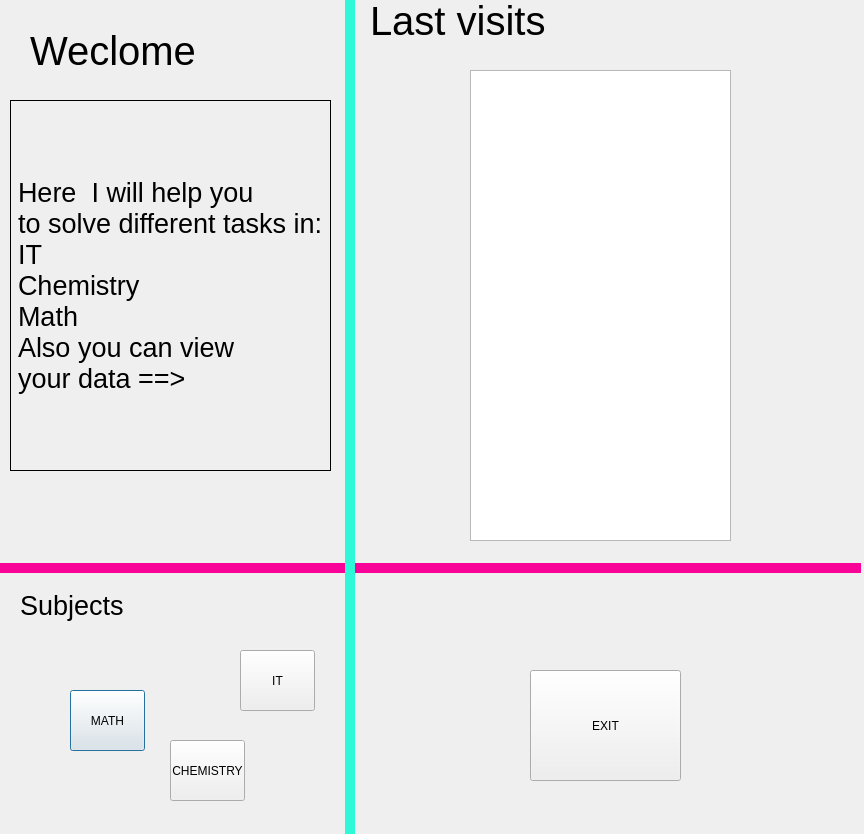
<?xml version="1.0" encoding="UTF-8"?>
<ui version="4.0">
 <class>mainscreen</class>
 <widget class="QDialog" name="mainscreen">
  <property name="geometry">
   <rect>
    <x>0</x>
    <y>0</y>
    <width>864</width>
    <height>834</height>
   </rect>
  </property>
  <property name="windowTitle">
   <string>Dialog</string>
  </property>
  <widget class="QLabel" name="label">
   <property name="geometry">
    <rect>
     <x>30</x>
     <y>20</y>
     <width>301</width>
     <height>61</height>
    </rect>
   </property>
   <property name="font">
    <font>
     <pointsize>30</pointsize>
    </font>
   </property>
   <property name="frameShape">
    <enum>QFrame::NoFrame</enum>
   </property>
   <property name="frameShadow">
    <enum>QFrame::Plain</enum>
   </property>
   <property name="lineWidth">
    <number>1</number>
   </property>
   <property name="midLineWidth">
    <number>3</number>
   </property>
   <property name="text">
    <string>Weclome</string>
   </property>
   <property name="openExternalLinks">
    <bool>false</bool>
   </property>
  </widget>
  <widget class="QPushButton" name="pushButton">
   <property name="geometry">
    <rect>
     <x>70</x>
     <y>690</y>
     <width>75</width>
     <height>61</height>
    </rect>
   </property>
   <property name="cursor">
    <cursorShape>CrossCursor</cursorShape>
   </property>
   <property name="text">
    <string>MATH</string>
   </property>
  </widget>
  <widget class="QPushButton" name="pushButton_2">
   <property name="geometry">
    <rect>
     <x>170</x>
     <y>740</y>
     <width>75</width>
     <height>61</height>
    </rect>
   </property>
   <property name="cursor">
    <cursorShape>CrossCursor</cursorShape>
   </property>
   <property name="text">
    <string>CHEMISTRY</string>
   </property>
  </widget>
  <widget class="QPushButton" name="pushButton_3">
   <property name="geometry">
    <rect>
     <x>240</x>
     <y>650</y>
     <width>75</width>
     <height>61</height>
    </rect>
   </property>
   <property name="cursor">
    <cursorShape>CrossCursor</cursorShape>
   </property>
   <property name="text">
    <string>IT</string>
   </property>
  </widget>
  <widget class="Line" name="line">
   <property name="geometry">
    <rect>
     <x>0</x>
     <y>560</y>
     <width>861</width>
     <height>16</height>
    </rect>
   </property>
   <property name="palette">
    <palette>
     <active>
      <colorrole role="WindowText">
       <brush brushstyle="SolidPattern">
        <color alpha="255">
         <red>249</red>
         <green>2</green>
         <blue>151</blue>
        </color>
       </brush>
      </colorrole>
     </active>
     <inactive>
      <colorrole role="WindowText">
       <brush brushstyle="SolidPattern">
        <color alpha="255">
         <red>249</red>
         <green>2</green>
         <blue>151</blue>
        </color>
       </brush>
      </colorrole>
     </inactive>
     <disabled>
      <colorrole role="WindowText">
       <brush brushstyle="SolidPattern">
        <color alpha="255">
         <red>120</red>
         <green>120</green>
         <blue>120</blue>
        </color>
       </brush>
      </colorrole>
     </disabled>
    </palette>
   </property>
   <property name="frameShadow">
    <enum>QFrame::Plain</enum>
   </property>
   <property name="lineWidth">
    <number>10</number>
   </property>
   <property name="orientation">
    <enum>Qt::Horizontal</enum>
   </property>
  </widget>
  <widget class="Line" name="line_2">
   <property name="geometry">
    <rect>
     <x>340</x>
     <y>0</y>
     <width>20</width>
     <height>841</height>
    </rect>
   </property>
   <property name="palette">
    <palette>
     <active>
      <colorrole role="WindowText">
       <brush brushstyle="SolidPattern">
        <color alpha="255">
         <red>45</red>
         <green>248</green>
         <blue>215</blue>
        </color>
       </brush>
      </colorrole>
      <colorrole role="Button">
       <brush brushstyle="SolidPattern">
        <color alpha="255">
         <red>52</red>
         <green>255</green>
         <blue>171</blue>
        </color>
       </brush>
      </colorrole>
      <colorrole role="Light">
       <brush brushstyle="SolidPattern">
        <color alpha="255">
         <red>180</red>
         <green>255</green>
         <blue>224</blue>
        </color>
       </brush>
      </colorrole>
      <colorrole role="Midlight">
       <brush brushstyle="SolidPattern">
        <color alpha="255">
         <red>116</red>
         <green>255</green>
         <blue>197</blue>
        </color>
       </brush>
      </colorrole>
      <colorrole role="Dark">
       <brush brushstyle="SolidPattern">
        <color alpha="255">
         <red>26</red>
         <green>127</green>
         <blue>85</blue>
        </color>
       </brush>
      </colorrole>
      <colorrole role="Mid">
       <brush brushstyle="SolidPattern">
        <color alpha="255">
         <red>34</red>
         <green>170</green>
         <blue>114</blue>
        </color>
       </brush>
      </colorrole>
      <colorrole role="Text">
       <brush brushstyle="SolidPattern">
        <color alpha="255">
         <red>0</red>
         <green>0</green>
         <blue>0</blue>
        </color>
       </brush>
      </colorrole>
      <colorrole role="BrightText">
       <brush brushstyle="SolidPattern">
        <color alpha="255">
         <red>255</red>
         <green>255</green>
         <blue>255</blue>
        </color>
       </brush>
      </colorrole>
      <colorrole role="ButtonText">
       <brush brushstyle="SolidPattern">
        <color alpha="255">
         <red>0</red>
         <green>0</green>
         <blue>0</blue>
        </color>
       </brush>
      </colorrole>
      <colorrole role="Base">
       <brush brushstyle="SolidPattern">
        <color alpha="255">
         <red>255</red>
         <green>255</green>
         <blue>255</blue>
        </color>
       </brush>
      </colorrole>
      <colorrole role="Window">
       <brush brushstyle="SolidPattern">
        <color alpha="255">
         <red>52</red>
         <green>255</green>
         <blue>171</blue>
        </color>
       </brush>
      </colorrole>
      <colorrole role="Shadow">
       <brush brushstyle="SolidPattern">
        <color alpha="255">
         <red>0</red>
         <green>0</green>
         <blue>0</blue>
        </color>
       </brush>
      </colorrole>
      <colorrole role="AlternateBase">
       <brush brushstyle="SolidPattern">
        <color alpha="255">
         <red>153</red>
         <green>255</green>
         <blue>213</blue>
        </color>
       </brush>
      </colorrole>
      <colorrole role="ToolTipBase">
       <brush brushstyle="SolidPattern">
        <color alpha="255">
         <red>255</red>
         <green>255</green>
         <blue>220</blue>
        </color>
       </brush>
      </colorrole>
      <colorrole role="ToolTipText">
       <brush brushstyle="SolidPattern">
        <color alpha="255">
         <red>0</red>
         <green>0</green>
         <blue>0</blue>
        </color>
       </brush>
      </colorrole>
     </active>
     <inactive>
      <colorrole role="WindowText">
       <brush brushstyle="SolidPattern">
        <color alpha="255">
         <red>45</red>
         <green>248</green>
         <blue>215</blue>
        </color>
       </brush>
      </colorrole>
      <colorrole role="Button">
       <brush brushstyle="SolidPattern">
        <color alpha="255">
         <red>52</red>
         <green>255</green>
         <blue>171</blue>
        </color>
       </brush>
      </colorrole>
      <colorrole role="Light">
       <brush brushstyle="SolidPattern">
        <color alpha="255">
         <red>180</red>
         <green>255</green>
         <blue>224</blue>
        </color>
       </brush>
      </colorrole>
      <colorrole role="Midlight">
       <brush brushstyle="SolidPattern">
        <color alpha="255">
         <red>116</red>
         <green>255</green>
         <blue>197</blue>
        </color>
       </brush>
      </colorrole>
      <colorrole role="Dark">
       <brush brushstyle="SolidPattern">
        <color alpha="255">
         <red>26</red>
         <green>127</green>
         <blue>85</blue>
        </color>
       </brush>
      </colorrole>
      <colorrole role="Mid">
       <brush brushstyle="SolidPattern">
        <color alpha="255">
         <red>34</red>
         <green>170</green>
         <blue>114</blue>
        </color>
       </brush>
      </colorrole>
      <colorrole role="Text">
       <brush brushstyle="SolidPattern">
        <color alpha="255">
         <red>0</red>
         <green>0</green>
         <blue>0</blue>
        </color>
       </brush>
      </colorrole>
      <colorrole role="BrightText">
       <brush brushstyle="SolidPattern">
        <color alpha="255">
         <red>255</red>
         <green>255</green>
         <blue>255</blue>
        </color>
       </brush>
      </colorrole>
      <colorrole role="ButtonText">
       <brush brushstyle="SolidPattern">
        <color alpha="255">
         <red>0</red>
         <green>0</green>
         <blue>0</blue>
        </color>
       </brush>
      </colorrole>
      <colorrole role="Base">
       <brush brushstyle="SolidPattern">
        <color alpha="255">
         <red>255</red>
         <green>255</green>
         <blue>255</blue>
        </color>
       </brush>
      </colorrole>
      <colorrole role="Window">
       <brush brushstyle="SolidPattern">
        <color alpha="255">
         <red>52</red>
         <green>255</green>
         <blue>171</blue>
        </color>
       </brush>
      </colorrole>
      <colorrole role="Shadow">
       <brush brushstyle="SolidPattern">
        <color alpha="255">
         <red>0</red>
         <green>0</green>
         <blue>0</blue>
        </color>
       </brush>
      </colorrole>
      <colorrole role="AlternateBase">
       <brush brushstyle="SolidPattern">
        <color alpha="255">
         <red>153</red>
         <green>255</green>
         <blue>213</blue>
        </color>
       </brush>
      </colorrole>
      <colorrole role="ToolTipBase">
       <brush brushstyle="SolidPattern">
        <color alpha="255">
         <red>255</red>
         <green>255</green>
         <blue>220</blue>
        </color>
       </brush>
      </colorrole>
      <colorrole role="ToolTipText">
       <brush brushstyle="SolidPattern">
        <color alpha="255">
         <red>0</red>
         <green>0</green>
         <blue>0</blue>
        </color>
       </brush>
      </colorrole>
     </inactive>
     <disabled>
      <colorrole role="WindowText">
       <brush brushstyle="SolidPattern">
        <color alpha="255">
         <red>26</red>
         <green>127</green>
         <blue>85</blue>
        </color>
       </brush>
      </colorrole>
      <colorrole role="Button">
       <brush brushstyle="SolidPattern">
        <color alpha="255">
         <red>52</red>
         <green>255</green>
         <blue>171</blue>
        </color>
       </brush>
      </colorrole>
      <colorrole role="Light">
       <brush brushstyle="SolidPattern">
        <color alpha="255">
         <red>180</red>
         <green>255</green>
         <blue>224</blue>
        </color>
       </brush>
      </colorrole>
      <colorrole role="Midlight">
       <brush brushstyle="SolidPattern">
        <color alpha="255">
         <red>116</red>
         <green>255</green>
         <blue>197</blue>
        </color>
       </brush>
      </colorrole>
      <colorrole role="Dark">
       <brush brushstyle="SolidPattern">
        <color alpha="255">
         <red>26</red>
         <green>127</green>
         <blue>85</blue>
        </color>
       </brush>
      </colorrole>
      <colorrole role="Mid">
       <brush brushstyle="SolidPattern">
        <color alpha="255">
         <red>34</red>
         <green>170</green>
         <blue>114</blue>
        </color>
       </brush>
      </colorrole>
      <colorrole role="Text">
       <brush brushstyle="SolidPattern">
        <color alpha="255">
         <red>26</red>
         <green>127</green>
         <blue>85</blue>
        </color>
       </brush>
      </colorrole>
      <colorrole role="BrightText">
       <brush brushstyle="SolidPattern">
        <color alpha="255">
         <red>255</red>
         <green>255</green>
         <blue>255</blue>
        </color>
       </brush>
      </colorrole>
      <colorrole role="ButtonText">
       <brush brushstyle="SolidPattern">
        <color alpha="255">
         <red>26</red>
         <green>127</green>
         <blue>85</blue>
        </color>
       </brush>
      </colorrole>
      <colorrole role="Base">
       <brush brushstyle="SolidPattern">
        <color alpha="255">
         <red>52</red>
         <green>255</green>
         <blue>171</blue>
        </color>
       </brush>
      </colorrole>
      <colorrole role="Window">
       <brush brushstyle="SolidPattern">
        <color alpha="255">
         <red>52</red>
         <green>255</green>
         <blue>171</blue>
        </color>
       </brush>
      </colorrole>
      <colorrole role="Shadow">
       <brush brushstyle="SolidPattern">
        <color alpha="255">
         <red>0</red>
         <green>0</green>
         <blue>0</blue>
        </color>
       </brush>
      </colorrole>
      <colorrole role="AlternateBase">
       <brush brushstyle="SolidPattern">
        <color alpha="255">
         <red>52</red>
         <green>255</green>
         <blue>171</blue>
        </color>
       </brush>
      </colorrole>
      <colorrole role="ToolTipBase">
       <brush brushstyle="SolidPattern">
        <color alpha="255">
         <red>255</red>
         <green>255</green>
         <blue>220</blue>
        </color>
       </brush>
      </colorrole>
      <colorrole role="ToolTipText">
       <brush brushstyle="SolidPattern">
        <color alpha="255">
         <red>0</red>
         <green>0</green>
         <blue>0</blue>
        </color>
       </brush>
      </colorrole>
     </disabled>
    </palette>
   </property>
   <property name="frameShadow">
    <enum>QFrame::Plain</enum>
   </property>
   <property name="lineWidth">
    <number>10</number>
   </property>
   <property name="orientation">
    <enum>Qt::Vertical</enum>
   </property>
  </widget>
  <widget class="QLabel" name="label_2">
   <property name="geometry">
    <rect>
     <x>370</x>
     <y>0</y>
     <width>221</width>
     <height>41</height>
    </rect>
   </property>
   <property name="font">
    <font>
     <pointsize>30</pointsize>
    </font>
   </property>
   <property name="text">
    <string>Last visits</string>
   </property>
  </widget>
  <widget class="QLabel" name="label_3">
   <property name="geometry">
    <rect>
     <x>20</x>
     <y>590</y>
     <width>141</width>
     <height>31</height>
    </rect>
   </property>
   <property name="font">
    <font>
     <pointsize>20</pointsize>
    </font>
   </property>
   <property name="text">
    <string>Subjects</string>
   </property>
  </widget>
  <widget class="QPushButton" name="exitbutton">
   <property name="geometry">
    <rect>
     <x>530</x>
     <y>670</y>
     <width>151</width>
     <height>111</height>
    </rect>
   </property>
   <property name="text">
    <string>EXIT</string>
   </property>
   <property name="checkable">
    <bool>false</bool>
   </property>
  </widget>
  <widget class="QLabel" name="label_4">
   <property name="geometry">
    <rect>
     <x>10</x>
     <y>100</y>
     <width>321</width>
     <height>371</height>
    </rect>
   </property>
   <property name="font">
    <font>
     <pointsize>20</pointsize>
    </font>
   </property>
   <property name="frameShape">
    <enum>QFrame::Panel</enum>
   </property>
   <property name="text">
    <string>Here  I will help you
to solve different tasks in:
IT
Chemistry
Math
Also you can view
your data ==&gt;</string>
   </property>
  </widget>
  <widget class="QTableWidget" name="dbviewer">
   <property name="geometry">
    <rect>
     <x>470</x>
     <y>70</y>
     <width>261</width>
     <height>471</height>
    </rect>
   </property>
   <property name="sizeAdjustPolicy">
    <enum>QAbstractScrollArea::AdjustToContents</enum>
   </property>
  </widget>
 </widget>
 <resources/>
 <connections/>
</ui>
